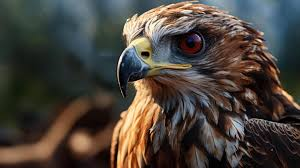
#> input picture image.png, 300 x 168 px
$ python 4.2_image_enhancement.py
#> lines starting #> are read from the running program, lines starting #| are printed output that depends on the picture
import cv2 as cv
import matplotlib.pyplot as plt
import numpy as np

# brightness make color combination of every thing higher
# contrast make dark and light regions prominent

img = cv.imread('image.png', 0)
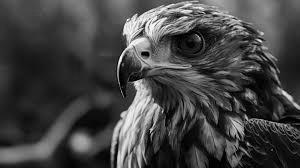
#> img: shape (168, 300); min 0, max 254, mean 67.8

alpha = 1.4
beta = 30
bright_contrast = cv.convertScaleAbs(img, alpha=alpha, beta=beta)
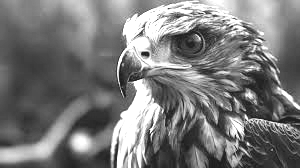
#> bright_contrast: shape (168, 300); min 30, max 255, mean 121.7

# log transformation applied majorly on medical images
img_float = img.astype(np.float32) + 1

c = 255 / np.log(1 + img_float) # scaling factor
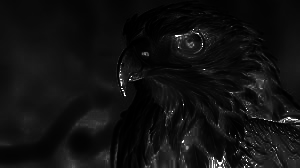
#> c: shape (168, 300) float32; min 45.99, max 367.9, mean 68; drawn with min black and max white

log_img = c * np.log(img_float)
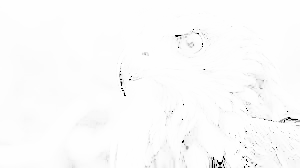
#> log_img: shape (168, 300) float32; min 0, max 254.8, mean 251.9

log_img = np.clip(log_img, 0, 255).astype(np.uint8)

# power law or gamma transformation
gemma = 0.6


# image normalization
img_norm = img / 255.0
gemma_img = np.power(img_norm, gemma)
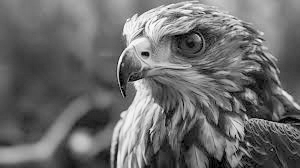
#> gemma_img: shape (168, 300) float64; min 0, max 0.998, mean 0.424

gemma_img = np.clip(gemma_img, 0, 255).astype(np.uint8)
#> gemma_img: shape (168, 300); every value is 0


plt.figure(figsize=(10,15))

plt.subplot(2,2,1)
plt.axis('off')
plt.title('Original Image')
plt.imshow(img)

plt.subplot(2,2,2)
plt.axis('off')
plt.title('Log Scaled Image')
plt.imshow(log_img)

plt.show()
